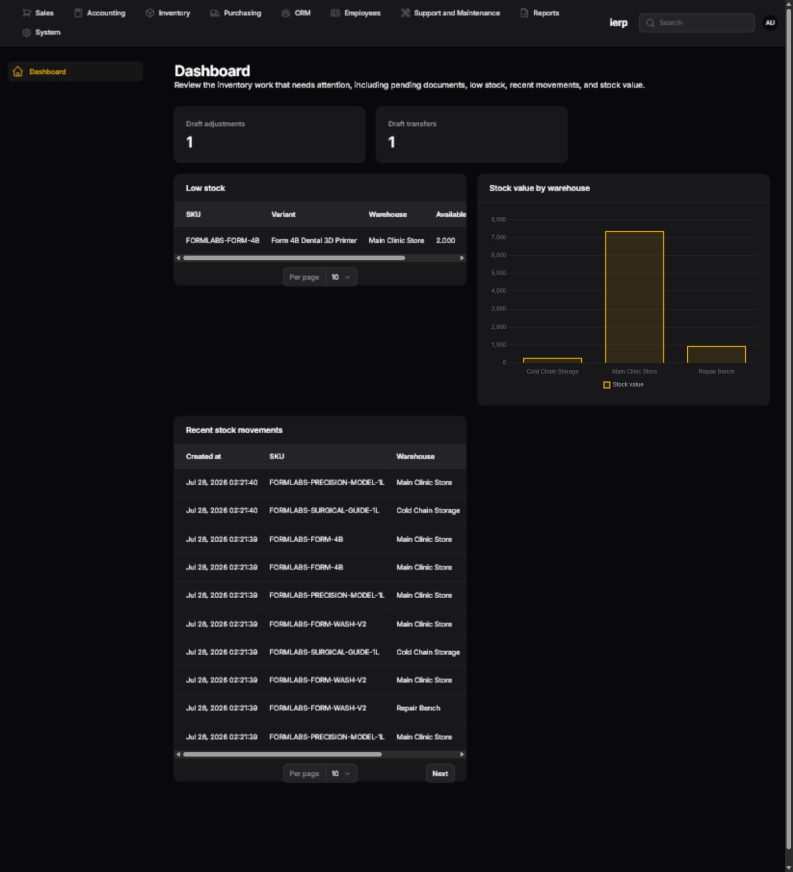
#> input picture artifacts/inventory-dashboard-scenarios-video/screenshots/01-dashboard.png, 1585 x 1743 px (shown at 1/2 size); the run also reads 2 pictures not shown here
$ python render_video.py
#> lines starting #> are read from the running program, lines starting #| are printed output that depends on the picture; after the words box and inside, x2 and y2 are one past the last pixel; in counts of white or black regions, pixels touching at a corner belong together
from __future__ import annotations

import subprocess
from dataclasses import dataclass
from pathlib import Path

from PIL import Image, ImageDraw, ImageFilter, ImageFont


ROOT = Path(__file__).resolve().parent
SCREENSHOTS = ROOT / "screenshots"
FRAMES = ROOT / "frames"
SEGMENTS = ROOT / "segments"
OUTPUT = ROOT / "ierp-owner-dashboard-scenarios.mp4"

WIDTH = 1920
HEIGHT = 1080
FPS = 24

BACKGROUND = "#07090d"
PANEL = "#11151d"
PANEL_BORDER = "#282e39"
TEXT = "#f8fafc"
MUTED = "#aab1bd"
ACCENT = "#f59e0b"
ACCENT_DARK = "#4a3105"

FONT_REGULAR = Path(r"C:\Windows\Fonts\segoeui.ttf")
FONT_SEMIBOLD = Path(r"C:\Windows\Fonts\seguisb.ttf")
FONT_BOLD = Path(r"C:\Windows\Fonts\segoeuib.ttf")


@dataclass(frozen=True)
class Scene:
    number: str
    title: str
    description: str
    images: tuple[str, ...]
    labels: tuple[str, ...]
    page: str
    duration: float = 8.0
    crop_y: tuple[float, ...] = (0.0,)
    eyebrow: str = "OWNER WORKFLOW"


SCENES = (
    Scene(
        number="00",
        title="IERP Owner Dashboard",
        description=(
            "A silent walkthrough of the dashboard and the operational scenarios "
            "an owner can use to monitor inventory and guide daily decisions."
        ),
        images=("01-dashboard.png",),
        labels=("Live owner dashboard",),
        page="Dashboard control center",
        duration=7.0,
        eyebrow="LIVE ADMIN WALKTHROUGH",
    ),
    Scene(
        number="01",
        title="Start-of-day operational check",
        description=(
            "Begin on the Dashboard. Review draft adjustments and transfers, "
            "low-stock products, warehouse value, and recent movement activity "
            "before the team starts."
        ),
        images=("01-dashboard.png",),
        labels=("Drafts, low stock, value, and movements",),
        page="Dashboard",
        duration=8.0,
    ),
    Scene(
        number="02",
        title="Prevent stock-outs",
        description=(
            "Open Stock Levels or use the Dashboard low-stock panel. Products at "
            "or below their reorder level need purchasing or a transfer from "
            "another warehouse."
        ),
        images=("02-stock-levels.png",),
        labels=("Current availability by warehouse",),
        page="Inventory → Stock Levels",
        duration=8.0,
    ),
    Scene(
        number="03",
        title="Monitor stock value by warehouse",
        description=(
            "Compare the financial value held in each warehouse. Large "
            "differences help guide purchasing, replenishment, and distribution "
            "decisions."
        ),
        images=("01-dashboard.png",),
        labels=("Warehouse value comparison",),
        page="Dashboard → Stock value by warehouse",
        duration=8.0,
        crop_y=(0.18,),
    ),
    Scene(
        number="04",
        title="Receive incoming inventory",
        description=(
            "Use Receipts to record supplier deliveries. Capture quantities, "
            "lots, serialized devices, and the destination storage location "
            "before completing the receipt."
        ),
        images=("04-receipts.png",),
        labels=("Incoming supplier receipts",),
        page="Inventory → Operations → Receipts",
        duration=8.0,
    ),
    Scene(
        number="05",
        title="Move stock between warehouses",
        description=(
            "Create an internal transfer, dispatch it from the source warehouse, "
            "and confirm receipt at the destination so both warehouse balances "
            "stay accurate."
        ),
        images=("05-internal-transfers.png",),
        labels=("Transfer lifecycle and status",),
        page="Inventory → Operations → Internal Transfers",
        duration=8.0,
    ),
    Scene(
        number="06",
        title="Correct inventory discrepancies",
        description=(
            "Create an adjustment after a physical count, damage discovery, or "
            "data-entry correction. Keep the reason and quantity change clear "
            "for later audit."
        ),
        images=("06-adjustments.png",),
        labels=("Draft and completed adjustments",),
        page="Inventory → Operations → Adjustments",
        duration=8.0,
    ),
    Scene(
        number="07",
        title="Handle damaged or scrap stock",
        description=(
            "Use Scraps to remove unusable, damaged, or disposed products from "
            "available stock. This prevents the team from promising inventory "
            "that cannot be sold or used."
        ),
        images=("07-scraps.png",),
        labels=("Damaged and disposed inventory",),
        page="Inventory → Operations → Scraps",
        duration=8.0,
    ),
    Scene(
        number="08",
        title="Manage the product catalogue",
        description=(
            "Maintain products and their supporting catalogue data: variants, "
            "brands, categories, units, packages, attributes, and suppliers."
        ),
        images=("08-products.png",),
        labels=("Products and catalogue records",),
        page="Inventory → Products",
        duration=8.0,
    ),
    Scene(
        number="09",
        title="Track serialized devices and batches",
        description=(
            "Find an individual device by serial number and inspect its history, "
            "or use inventory lots to manage batch-controlled stock and expiry "
            "details."
        ),
        images=("09a-serialized-devices.png", "09b-inventory-lots.png"),
        labels=("Serialized Devices", "Inventory Lots"),
        page="Inventory → Products → Serialized Devices / Inventory Lots",
        duration=10.0,
    ),
    Scene(
        number="10",
        title="Import product data in bulk",
        description=(
            "Upload catalogue data through an import run, review the result, and "
            "investigate failed, duplicate, or incomplete rows before relying on "
            "the imported records."
        ),
        images=("10-import-runs.png",),
        labels=("Bulk import history and results",),
        page="Inventory → Configurations → Inventory Import Runs",
        duration=8.0,
    ),
    Scene(
        number="11",
        title="Audit stock movements",
        description=(
            "Use Stock Movements to verify when a product moved, which warehouse "
            "was involved, the movement type, the quantity, and the responsible "
            "user or source document."
        ),
        images=("11-stock-movements.png",),
        labels=("Chronological inventory ledger",),
        page="Inventory → Reporting → Stock Movements",
        duration=8.0,
    ),
    Scene(
        number="12",
        title="Set pricing rules",
        description=(
            "Maintain pricing tiers and related pricing controls. Customer "
            "pricing, price history, and floor-price overrides help protect "
            "margin while supporting negotiated selling prices."
        ),
        images=("12-pricing-tiers.png",),
        labels=("Pricing tiers and controls",),
        page="Pricing Tiers",
        duration=8.0,
    ),
    Scene(
        number="13",
        title="Review alerts and reports",
        description=(
            "Investigate inventory warnings, then use reports to review stock "
            "levels, movement activity, valuation, and other operational trends."
        ),
        images=("13a-inventory-alerts.png", "13b-inventory-reports.png"),
        labels=("Inventory Alerts", "Inventory Reports"),
        page="Inventory → Reporting",
        duration=10.0,
    ),
    Scene(
        number="14",
        title="Manage sales and customer activity",
        description=(
            "Customer Profiles is available. Sales steps—quotations, orders, "
            "delivery notes, invoices, and payments—are listed in navigation but "
            "are currently marked unavailable in this module."
        ),
        images=("14a-sales.png", "14b-customers.png"),
        labels=("Sales navigation status", "Customer Profiles"),
        page="Sales / CRM",
        duration=10.0,
    ),
    Scene(
        number="15",
        title="Control business administration",
        description=(
            "Use System and the other top modules for configuration and "
            "administration. Inventory Settings is available here; wider "
            "employee, support, and accounting pages depend on module "
            "availability and permissions."
        ),
        images=("15-inventory-settings.png",),
        labels=("Available system configuration",),
        page="System → Inventory Settings",
        duration=9.0,
    ),
    Scene(
        number="✓",
        title="A simple daily owner routine",
        description=(
            "Open the Dashboard → resolve low-stock and draft-document items → "
            "review unusual movements → use reports to make purchasing, pricing, "
            "and warehouse decisions."
        ),
        images=("01-dashboard.png",),
        labels=("Review → Resolve → Audit → Decide",),
        page="Daily control loop",
        duration=10.0,
        eyebrow="DAILY SUMMARY",
    ),
)


def font(path: Path, size: int) -> ImageFont.FreeTypeFont:
    return ImageFont.truetype(str(path), size)


def rounded_mask(size: tuple[int, int], radius: int) -> Image.Image:
    mask = Image.new("L", size, 0)
    draw = ImageDraw.Draw(mask)
    draw.rounded_rectangle((0, 0, size[0], size[1]), radius=radius, fill=255)
    return mask


def crop_to_ratio(image: Image.Image, ratio: float, y_fraction: float = 0.0) -> Image.Image:
    source_ratio = image.width / image.height

    if source_ratio > ratio:
        crop_width = int(image.height * ratio)
        left = (image.width - crop_width) // 2
        return image.crop((left, 0, left + crop_width, image.height))

    crop_height = min(image.height, int(image.width / ratio))
    max_top = max(0, image.height - crop_height)
    top = int(max_top * min(max(y_fraction, 0.0), 1.0))

    return image.crop((0, top, image.width, top + crop_height))


def cover(image: Image.Image, size: tuple[int, int], y_fraction: float = 0.0) -> Image.Image:
    cropped = crop_to_ratio(image, size[0] / size[1], y_fraction)
    return cropped.resize(size, Image.Resampling.LANCZOS)


def draw_wrapped(
    draw: ImageDraw.ImageDraw,
    text: str,
    xy: tuple[int, int],
    selected_font: ImageFont.FreeTypeFont,
    fill: str,
    max_width: int,
    line_spacing: int,
) -> int:
    words = text.split()
    lines: list[str] = []
    current = ""

    for word in words:
        candidate = f"{current} {word}".strip()
        width = draw.textbbox((0, 0), candidate, font=selected_font)[2]

        if current and width > max_width:
            lines.append(current)
            current = word
        else:
            current = candidate

    if current:
        lines.append(current)

    y = xy[1]

    for line in lines:
        draw.text((xy[0], y), line, font=selected_font, fill=fill)
        line_box = draw.textbbox((xy[0], y), line, font=selected_font)
        y += line_box[3] - line_box[1] + line_spacing

    return y


def paste_browser_card(
    canvas: Image.Image,
    source_name: str,
    box: tuple[int, int, int, int],
    label: str,
    y_fraction: float,
) -> None:
    x1, y1, x2, y2 = box
    width = x2 - x1
    height = y2 - y1
    header_height = 56
    screenshot_height = height - header_height

    shadow = Image.new("RGBA", (width + 40, height + 40), (0, 0, 0, 0))
    shadow_draw = ImageDraw.Draw(shadow)
    shadow_draw.rounded_rectangle((20, 20, width + 20, height + 20), radius=24, fill=(0, 0, 0, 130))
    shadow = shadow.filter(ImageFilter.GaussianBlur(16))
    canvas.alpha_composite(shadow, (x1 - 20, y1 - 10))

    card = Image.new("RGBA", (width, height), PANEL)
    card_draw = ImageDraw.Draw(card)
    card_draw.rounded_rectangle((0, 0, width - 1, height - 1), radius=22, outline=PANEL_BORDER, width=2)
    card_draw.line((0, header_height, width, header_height), fill=PANEL_BORDER, width=2)

    for index, color in enumerate(("#ef4444", "#f59e0b", "#22c55e")):
        cx = 24 + index * 24
        card_draw.ellipse((cx, 19, cx + 12, 31), fill=color)

    card_draw.text((116, 14), label, font=font(FONT_SEMIBOLD, 24), fill=MUTED)

    source = Image.open(SCREENSHOTS / source_name).convert("RGB")
    screenshot = cover(source, (width - 4, screenshot_height - 4), y_fraction)
    screenshot_rgba = screenshot.convert("RGBA")
    screenshot_mask = rounded_mask((width - 4, screenshot_height - 4), 18)
    card.paste(screenshot_rgba, (2, header_height + 2), screenshot_mask)
    canvas.alpha_composite(card, (x1, y1))


def render_scene(scene: Scene, index: int) -> Path:
    canvas = Image.new("RGBA", (WIDTH, HEIGHT), BACKGROUND)
    draw = ImageDraw.Draw(canvas)

    draw.rectangle((0, 0, 16, HEIGHT), fill=ACCENT)
    draw.text((70, 54), "IERP OWNER WALKTHROUGH", font=font(FONT_SEMIBOLD, 24), fill=ACCENT)
    draw.text((1724, 54), f"{index + 1:02d}/{len(SCENES):02d}", font=font(FONT_SEMIBOLD, 22), fill=MUTED)

    number_box = (70, 130, 174, 234)
    draw.rounded_rectangle(number_box, radius=24, fill=ACCENT_DARK, outline=ACCENT, width=2)
    number_font = font(FONT_BOLD, 46 if len(scene.number) <= 2 else 40)
    number_bounds = draw.textbbox((0, 0), scene.number, font=number_font)
    number_x = number_box[0] + (number_box[2] - number_box[0] - (number_bounds[2] - number_bounds[0])) // 2
    number_y = number_box[1] + (number_box[3] - number_box[1] - (number_bounds[3] - number_bounds[1])) // 2 - 4
    draw.text((number_x, number_y), scene.number, font=number_font, fill=ACCENT)

    draw.text((70, 264), scene.eyebrow, font=font(FONT_SEMIBOLD, 21), fill=MUTED)
    title_bottom = draw_wrapped(
        draw,
        scene.title,
        (70, 304),
        font(FONT_BOLD, 54),
        TEXT,
        520,
        8,
    )

    draw.line((70, title_bottom + 20, 530, title_bottom + 20), fill=PANEL_BORDER, width=2)

    description_bottom = draw_wrapped(
        draw,
        scene.description,
        (70, title_bottom + 56),
        font(FONT_REGULAR, 30),
        MUTED,
        520,
        13,
    )

    page_y = min(930, max(description_bottom + 50, 830))
    draw.text((70, page_y), "LIVE PAGE", font=font(FONT_SEMIBOLD, 19), fill=ACCENT)
    draw_wrapped(draw, scene.page, (70, page_y + 34), font(FONT_SEMIBOLD, 25), TEXT, 520, 5)

    if len(scene.images) == 1:
        paste_browser_card(
            canvas,
            scene.images[0],
            (650, 128, 1848, 974),
            scene.labels[0],
            scene.crop_y[0],
        )
    else:
        first_crop = scene.crop_y[0] if len(scene.crop_y) > 0 else 0.0
        second_crop = scene.crop_y[1] if len(scene.crop_y) > 1 else 0.0
        paste_browser_card(
            canvas,
            scene.images[0],
            (650, 128, 1848, 535),
            scene.labels[0],
            first_crop,
        )
        paste_browser_card(
            canvas,
            scene.images[1],
            (650, 567, 1848, 974),
            scene.labels[1],
            second_crop,
        )

    progress_width = 1198
    progress_x = 650
    progress_y = 1014
    draw.rounded_rectangle(
        (progress_x, progress_y, progress_x + progress_width, progress_y + 8),
        radius=4,
        fill=PANEL_BORDER,
    )
    completed = int(progress_width * (index + 1) / len(SCENES))
    draw.rounded_rectangle(
        (progress_x, progress_y, progress_x + completed, progress_y + 8),
        radius=4,
        fill=ACCENT,
    )

    frame_path = FRAMES / f"scene-{index:02d}.png"
    canvas.convert("RGB").save(frame_path, quality=95)

    return frame_path


def run(command: list[str]) -> None:
    subprocess.run(command, check=True)


# [73 lines left out: functions render_segments, concatenate_segments, not called in this run]


def main() -> None:
    FRAMES.mkdir(parents=True, exist_ok=True)
    SEGMENTS.mkdir(parents=True, exist_ok=True)

    frame_paths = [render_scene(scene, index) for index, scene in enumerate(SCENES)]
#> in render_scene, `number_bounds = draw.textbbox((0, 0), scene.number, font=number_font)`: number_bounds = (0, 8, 59, 43)
#> in render_scene, `number_x = number_box[0] + (number_box[2] - number_box[0] - (number_bo..`: number_x = 92
#> in render_scene, `number_y = number_box[1] + (number_box[3] - number_box[1] - (number_bo..`: number_y = 160
#> in render_scene, `title_bottom = draw_wrapped( draw, scene.title, (70, 304), font(FONT_B..`: title_bottom = 403
#> in render_scene, `description_bottom = draw_wrapped( draw, scene.description, (70, title..`: description_bottom = 657
#> in render_scene, `page_y = min(930, max(description_bottom + 50, 830))`: page_y = 830
#> in paste_browser_card, source is the input picture: PIL image 1585x1743 RGB; mean R, G, B 20.5, 20.3, 21.9
#> in paste_browser_card, `screenshot_mask = rounded_mask((width - 4, screenshot_height - 4), 18)`:
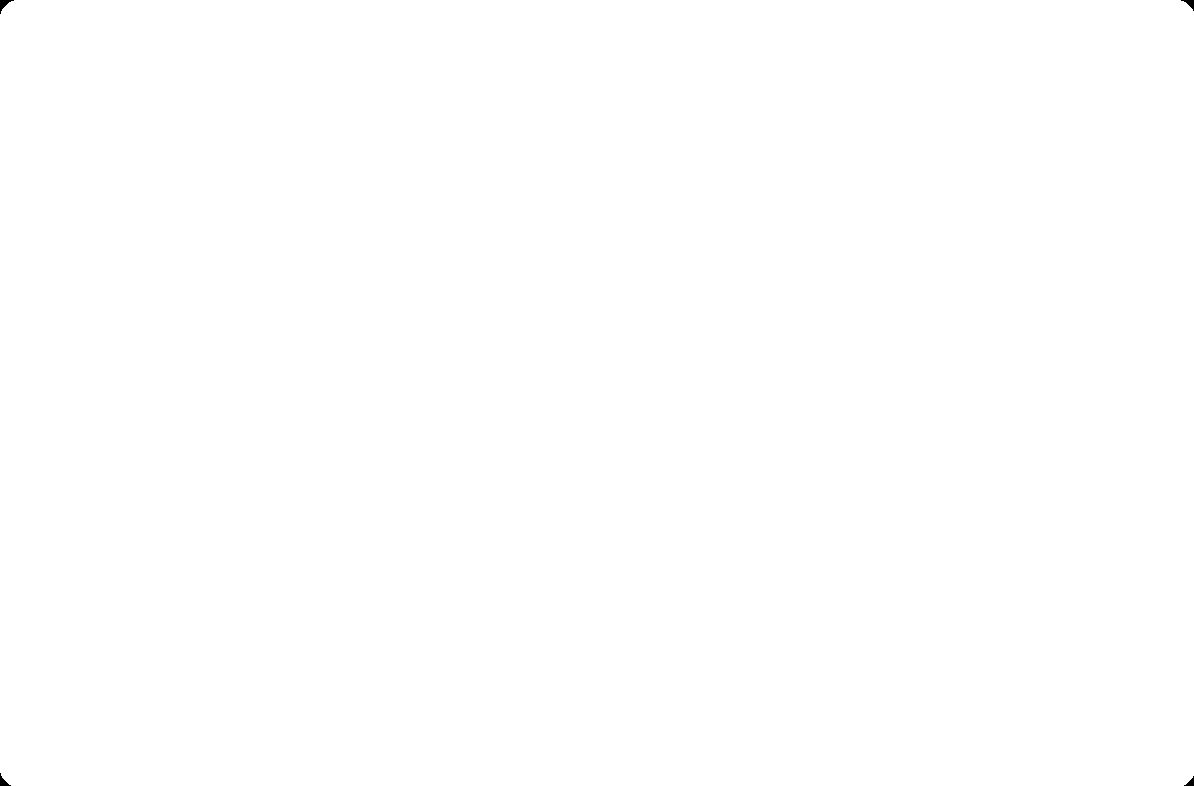
#> screenshot_mask: PIL image 1194x786 L; 100% white; 4 black regions, box (x1, y1, x2, y2) and area: (0, 0, 14, 14) 74, (1181, 0, 1194, 11) 60, (0, 773, 11, 786) 60, (1184, 776, 1194, 786) 47
#> call 3 of paste_browser_card, with source_name = '02-stock-levels.png', box = (650, 128, 1848, 974), label = 'Current availability by warehouse', y_fraction = 0
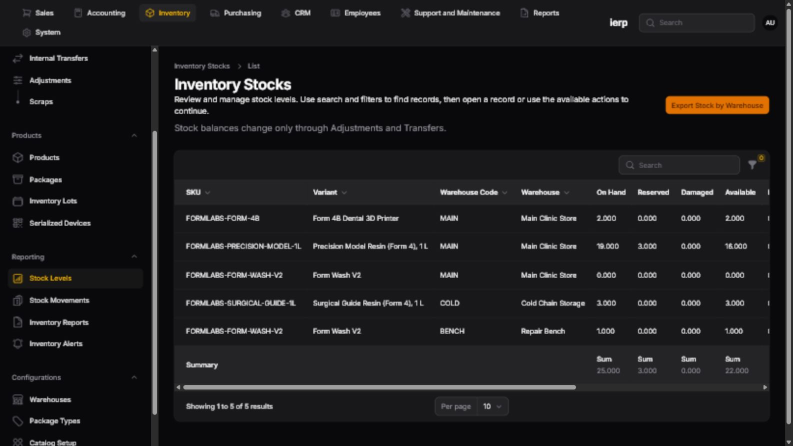
#> input picture artifacts/inventory-dashboard-scenarios-video/screenshots/02-stock-levels.png, 1585 x 892 px (shown at 1/2 size)
#> in paste_browser_card, source is the input picture: PIL image 1585x892 RGB; mean R, G, B 29.3, 28.7, 30
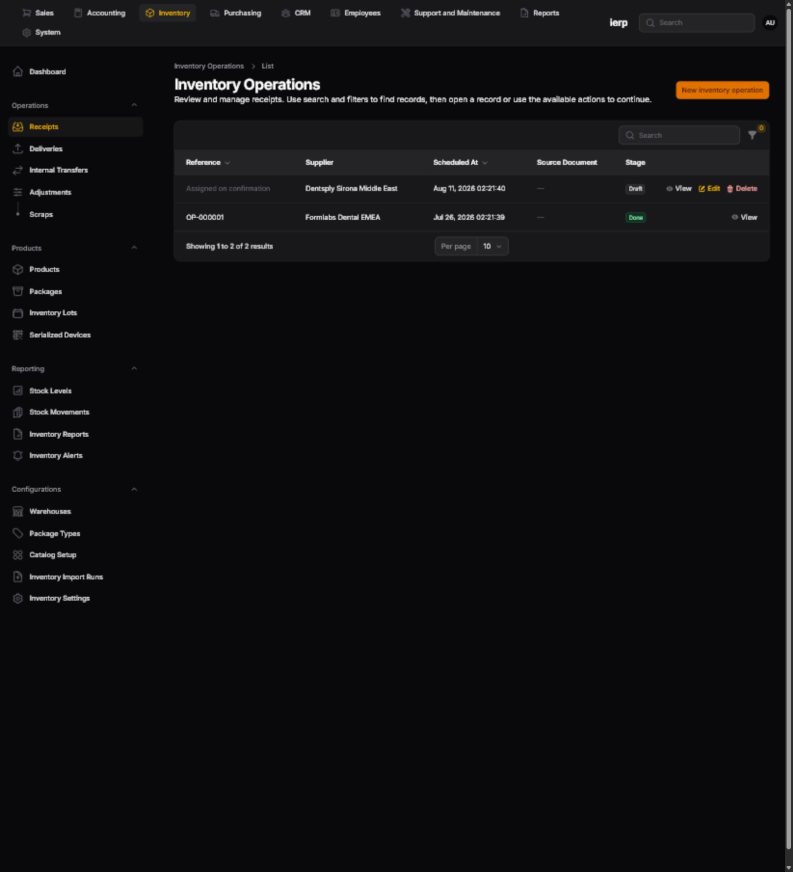
#> input picture artifacts/inventory-dashboard-scenarios-video/screenshots/04-receipts.png, 1585 x 1743 px (shown at 1/2 size)
#> in paste_browser_card, source is the input picture: PIL image 1585x1743 RGB; mean R, G, B 16, 15.7, 17.4
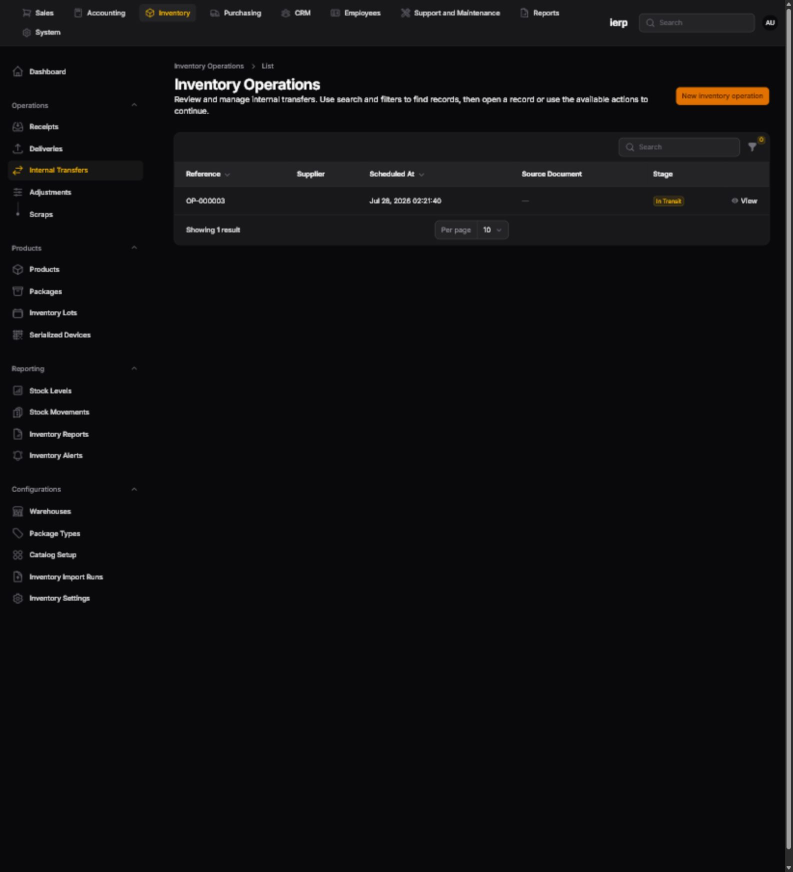
#> input picture artifacts/inventory-dashboard-scenarios-video/screenshots/05-internal-transfers.png, 1585 x 1743 px (shown at 1/2 size)
    segment_paths = render_segments(frame_paths)
    concatenate_segments(segment_paths)

    print(OUTPUT)


if __name__ == "__main__":
#> (the run stopped early here; a loop or call above may not have finished)
